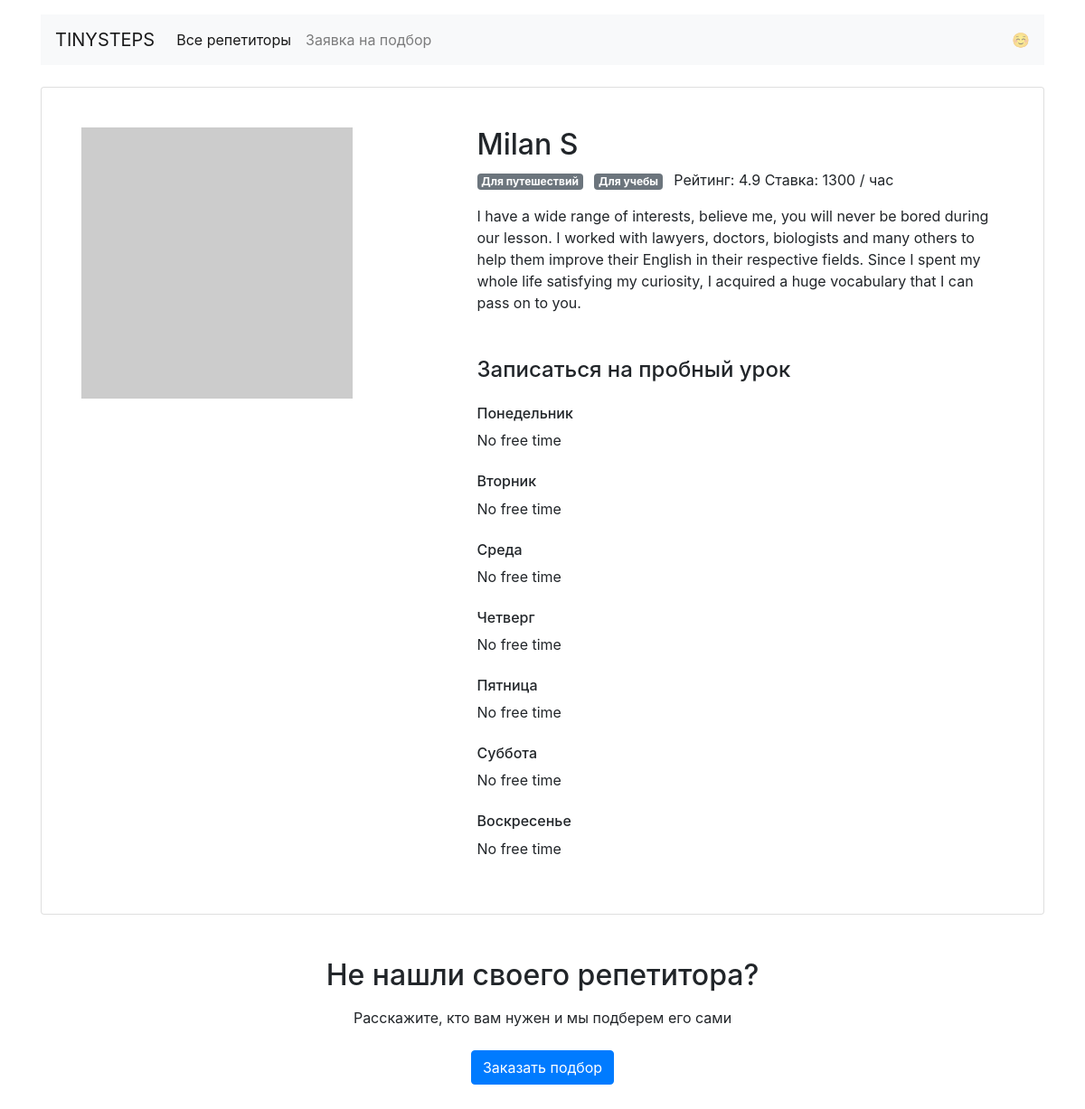
/profiles/3, run on the app's committed database.
### app.py (models this page shows)
class Tutor(db.Model):
    __tablename__ = "tutors"
    id = db.Column(db.Integer, primary_key=True)
    name = db.Column(db.String(50), nullable=False)
    about = db.Column(db.String(255*4), nullable=False)
    rating = db.Column(db.Float)
    picture = db.Column(db.String(255), nullable=False)
    price = db.Column(db.Integer, nullable=False)
    free = db.Column(db.JSON)
    goals = db.Column(db.JSON)
    booking = db.relationship("Booking", back_populates="tutor")

### app.py (the view)
@app.route("/profiles/<tutor_id>")
def template_profiles(tutor_id):
    tutor_obj = db.session.query(Tutor).get(tutor_id)
    curr_tutor = get_tutor_dict(tutor_obj)
    return render_template("profile.html",
                           curr_tutor=curr_tutor,
                           curr_tutor_free=curr_tutor['free'],
                           goals=goals,
                           days_of_week_dict=days_of_week_dict,
                           **params)

### app.py (called while the page is built)
def get_tutor_dict(tutor):
    return {
        'id': tutor.id,
        'name': tutor.name,
        'about': tutor.about,
        'rating': tutor.rating,
        'price': tutor.price,
        'picture': tutor.picture,
        'goals': tutor.goals,
        'free': tutor.free,
    }

### templates/profile.html
{% extends 'base.html' %}
{% block main_content %}
  <main class="container mt-3">
    <div class="card my-4 mx-auto">
      <div class="card-body m-2 m-md-4">
        <article class="row">
          <div class="col-5"><img src="{{ curr_tutor['picture'] }}" class="img-fluid" alt=""></div>
          <div class="col-7">
            <section class="teacher=info">
              <h1 class="h2">{{ curr_tutor['name'] }}</h1>
              <p>
                {% for goal in curr_tutor['goals'] %}
                <span class="badge badge-secondary mr-2">{{ goals[goal] }}</span>
                {% endfor %}
                Рейтинг: {{ curr_tutor['rating'] }} Ставка: {{ curr_tutor['price'] }} / час</p>
              <p>{{ curr_tutor['about'] }}</p>
            </section>
            <section class="available">
              <h4 class="mb-4 mt-5">Записаться на пробный урок</h4>
              {% for day in days_of_week_dict %}
              <h6 class="mt-4">{{ days_of_week_dict[day] }}</h6>
              {% if curr_tutor_free[day].values()|max == True %}
                {% for time in curr_tutor_free[day] %}
                 {% if curr_tutor_free[day][time] %}
                    <a href="{{ url_for('template_booking',
                              tutor_id=curr_tutor['id'],
                              day_of_week=day,
                              time=time) }}" class="btn btn-outline-success m-1">{{ time }} свободно</a>
                  {% endif %}
                {% endfor %}
              {% else %}
                <p>No free time</p>
              {% endif %}
              {% endfor %}
            </section>
          </div>
        </article>
      </div>
    </div>
    <h2 class="text-center mt-5 mb-3">Не нашли своего репетитора?</h2>
    <p class="text-center mb-4">Расскажите, кто вам нужен и мы подберем его сами</p>
    <div class="text-center pb-5">
        <a href="{{ url_for('template_request') }}" class="btn btn-primary">Заказать подбор</a>
    </div>
  </main>
{% endblock %}

### data on the page
Tutor: name "Milan S", rating "4.9", price "1300", about "I have a wide range of interests, believe me, you will never be bored during our lesson. I worked with lawyers, doctors, biologists and many others to help them improve their English in their respective fields. Since I spent my whole life satisfying my curiosity, I acquired a huge vocabulary that I can pass on to you."

### other printed values
{{ goals[goal] }} "Для путешествий" "Для учебы"
{{ days_of_week_dict[day] }} "Понедельник" "Вторник" "Среда" "Четверг" "Пятница" "Суббота" "Воскресенье"
